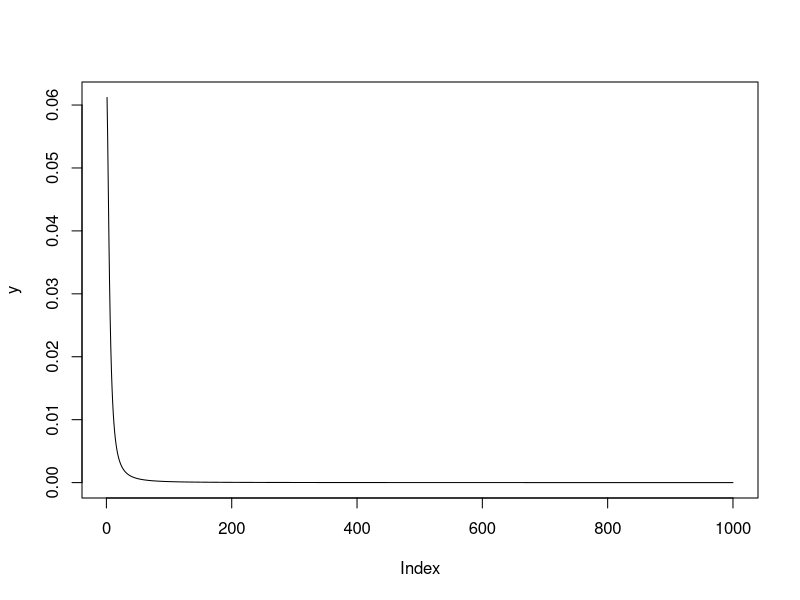
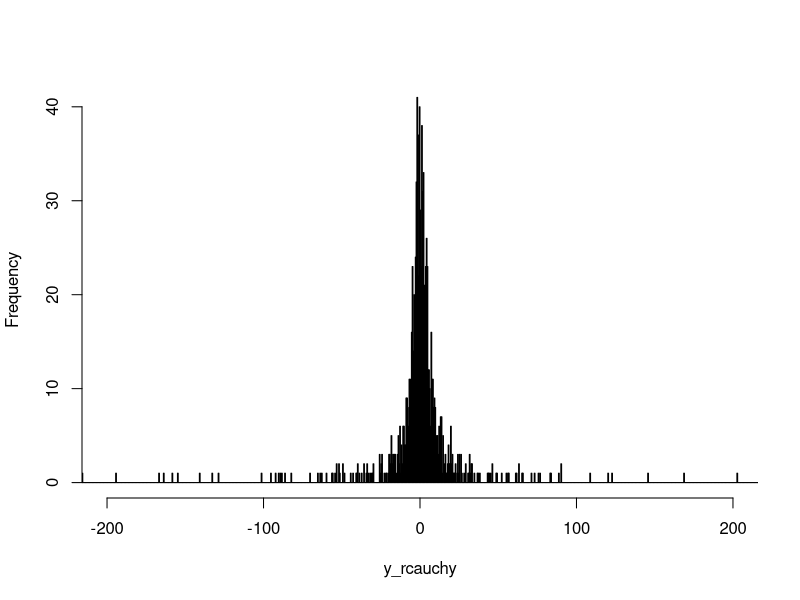
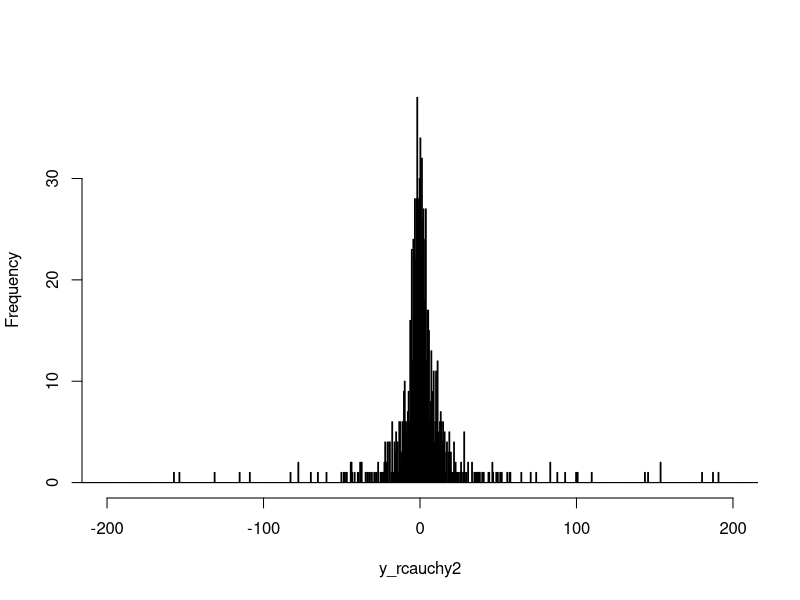
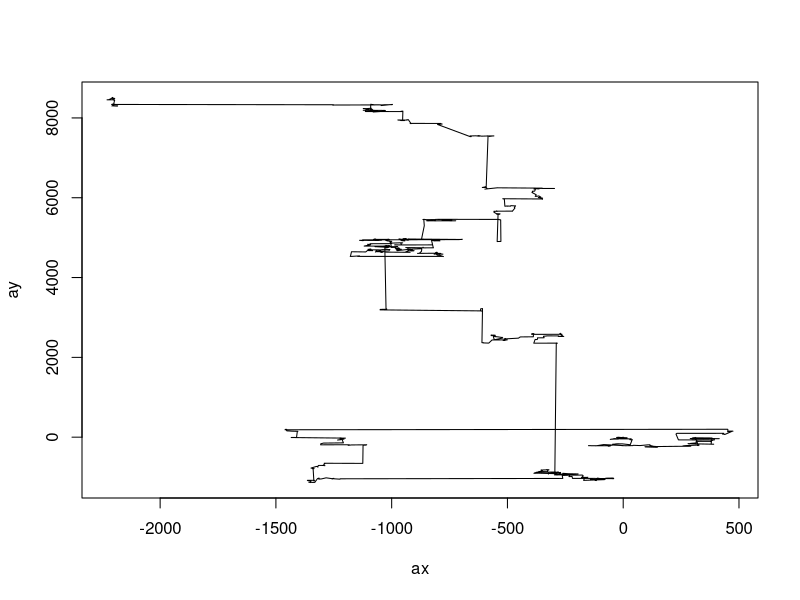

These figures' R source, in order:
## ---- chunk 1
x <- seq(1, 1000, by = 1)
y <- dcauchy(x, scale = 5)
plot(y, type = "l")
## ---- chunk 2
set.seed(Sys.time())
N <- 1000
## ---- chunk 3
y_rcauchy <- rcauchy(N, scale = 5)
y_rcauchy
## ---- chunk 4
y_rcauchy2 <- rcauchy(N, scale = 5)
y_rcauchy2
## ---- chunk 5
hist(y_rcauchy,
     xlim = c(- 200, 200),
     breaks = 10000,
     main = "")
## ---- chunk 6
hist(y_rcauchy2,
     xlim = c(- 200, 200),
     breaks = 10000,
     main = "")
## ---- chunk 7
px <- 0
py <- 0
ax <- c(0)
ay <- c(0)
for(i in seq(N)){
  px = y_rcauchy[i] + px
  py = y_rcauchy2[i] + py
  ax <- c(ax, px)
  ay <- c(ay, py)
}
plot(ax, ay, type="l")
